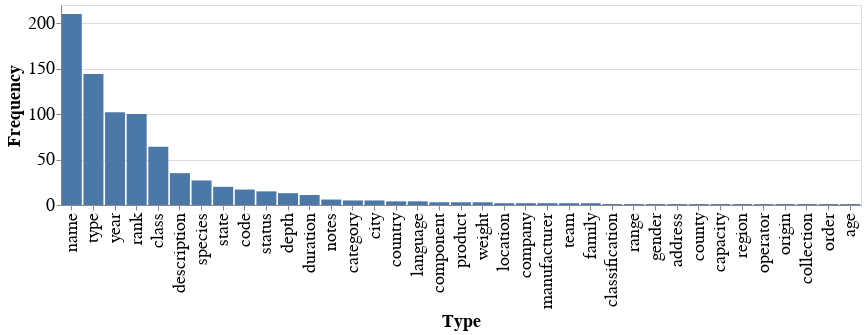

Notebook code for this chart:
### Code cell
# Take a closer look at true type distribution
true_types = [_type for typelist in table_true_types.values() for _type in typelist]
print(len(true_types)) #amount of columns in benchmark
type_frequency_dict = dict(Counter(true_types))
print(type_frequency_dict)

df_dict = {'type': list(type_frequency_dict.keys()), 'freq': list(type_frequency_dict.values())}
print(df_dict)
type_frequency_df = pd.DataFrame(df_dict)
alt.Chart(type_frequency_df.reset_index()).mark_bar(size=20).encode(
    x = alt.X('type',
              type='ordinal',
              title = 'Type',
              sort=alt.EncodingSortField(
                field="freq",  
                order="descending"),
              ),
    y = alt.Y('freq', title='Frequency'),
).configure_axis(
    labelFontSize=18,
    titleFontSize=18
).properties(width=800,height=200)
# temp_df = pd.DataFrame(true_types, columns=['type'])
# # type_occurrence_df = type_occurrence_df.groupby('type').count()
# type_occurrence_df = pd.DataFrame(set(true_types), columns=['type'])
# type_occurrence_df['freq_count'] = temp_df.groupby('type')['type'].transform('count')
# # print(type_occurrence_df)
# alt.Chart(type_occurrence_df).mark_bar(size=20).encode(
#     x = alt.X('type:O',
#               title = 'Semantic Types',
#               sort=alt.EncodingSortField(
#                 field="freq_count",  
#                 order="descending"),
#              ),
#     y = alt.Y('freq_count', title='Number of Samples'),
# #     color=alt.condition(
# #         alt.Predicate(alt.FieldOneOfPredicate(field='type', oneOf=shown_types)),
# #         alt.value('orange'),
# #         alt.value('steelblue')
# #     ),
# ).configure_axis(
#     labelFontSize=18,
#     titleFontSize=18
# ).properties(width=800,height=200)

### Figure 1 — Vega-Lite specification as saved in the notebook (floating-point values rounded to 4 significant figures)
{"config": {"view": {"continuousWidth": 400, "continuousHeight": 300}, "axis": {"labelFontSize": 18, "titleFontSize": 18}}, "data": {"name": "data-91645f0211d2b242f23384017f833b7c"}, "mark": {"type": "bar", "size": 20}, "encoding": {"x": {"field": "type", "sort": {"field": "freq", "order": "descending"}, "title": "Type", "type": "ordinal"}, "y": {"field": "freq", "title": "Frequency", "type": "quantitative"}}, "height": 200, "width": 800, "$schema": "https://vega.github.io/schema/vega-lite/v4.17.0.json", "datasets": {"data-91645f0211d2b242f23384017f833b7c": [{"index": 0, "type": "type", "freq": 144}, {"index": 1, "type": "state", "freq": 20}, {"index": 2, "type": "description", "freq": 35}, {"index": 3, "type": "year", "freq": 102}, {"index": 4, "type": "class", "freq": 64}, {"index": 5, "type": "status", "freq": 15}, {"index": 6, "type": "depth", "freq": 13}, {"index": 7, "type": "notes", "freq": 6}, {"index": 8, "type": "code", "freq": 17}, {"index": 9, "type": "classification", "freq": 1}, {"index": 10, "type": "location", "freq": 2}, {"index": 11, "type": "range", "freq": 1}, {"index": 12, "type": "gender", "freq": 1}, {"index": 13, "type": "component", "freq": 3}, {"index": 14, "type": "product", "freq": 3}, {"index": 15, "type": "category", "freq": 5}, {"index": 16, "type": "company", "freq": 2}, {"index": 17, "type": "manufacturer", "freq": 2}, {"index": 18, "type": "city", "freq": 5}, {"index": 19, "type": "country", "freq": 4}, {"index": 20, "type": "name", "freq": 210}, {"index": 21, "type": "duration", "freq": 11}, {"index": 22, "type": "language", "freq": 4}, {"index": 23, "type": "rank", "freq": 100}, {"index": 24, "type": "species", "freq": 27}, {"index": 25, "type": "address", "freq": 1}, {"index": 26, "type": "county", "freq": 1}, {"index": 27, "type": "team", "freq": 2}, {"index": 28, "type": "family", "freq": 2}, {"index": 29, "type": "weight", "freq": 3}, {"index": 30, "type": "capacity", "freq": 1}, {"index": 31, "type": "region", "freq": 1}, {"index": 32, "type": "operator", "freq": 1}, {"index": 33, "type": "origin", "freq": 1}, {"index": 34, "type": "collection", "freq": 1}, {"index": 35, "type": "order", "freq": 1}, {"index": 36, "type": "age", "freq": 1}]}}
